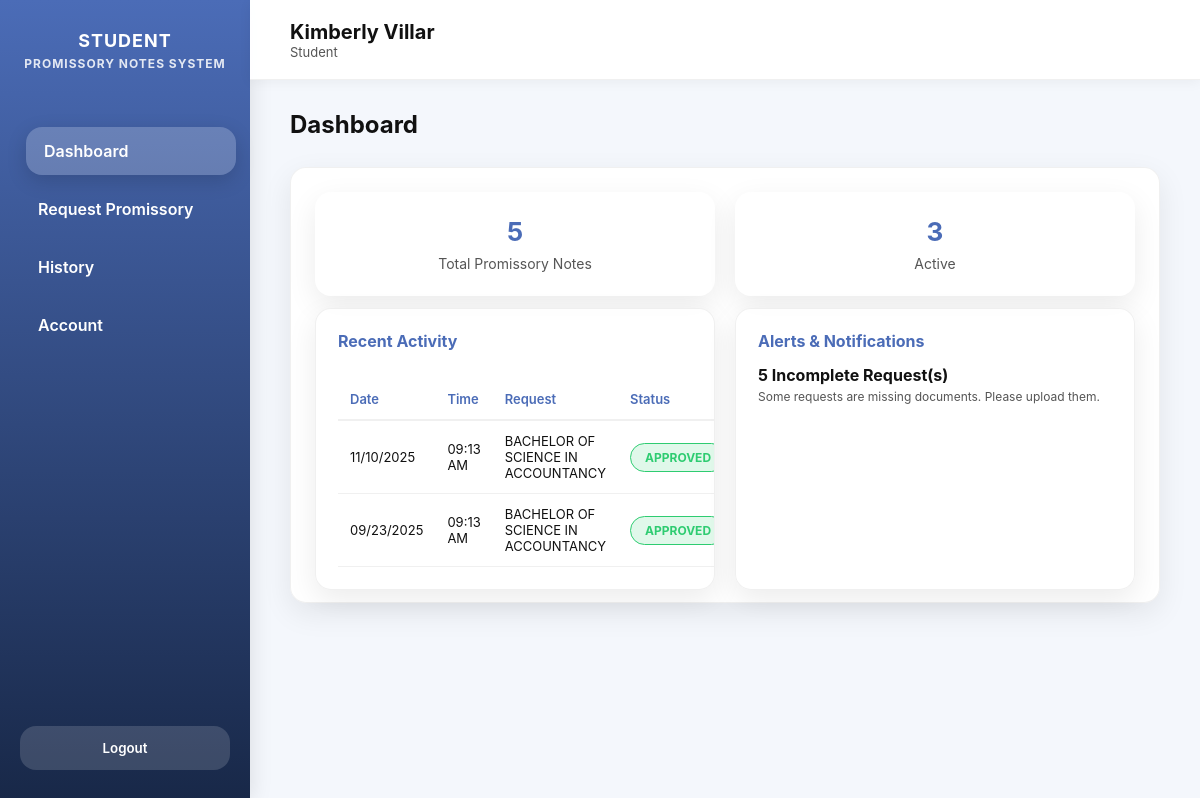
Screenshot of /student/dashboard (signed in) with the database file from the repository.
### models.py (models this page shows, shortened)
class Account(db.Model):
    id = db.Column(db.Integer, primary_key=True, autoincrement=True)
    first_name = db.Column(db.String(50), nullable=False)
    middle_name = db.Column(db.String(50))
    last_name = db.Column(db.String(50), nullable=False)
    suffix = db.Column(db.String(10))
    email = db.Column(db.String(100), unique=True, nullable=False)
    _role = db.Column("role", db.String(20), nullable=False)
    _status = db.Column("status", db.String(20), nullable=False)
    password_hash = db.Column(db.String(255), nullable=False)
    plain_password = db.Column(db.String(100), nullable=False)
    year_level = db.Column(db.String(20))
    course = db.Column(db.String(100))
    @property
    def role(self):
        return self._role
    @role.setter
    def role(self, value):
        self._role = value.capitalize() if value else value
    @property
    def status(self):
        return self._status
    @status.setter
    def status(self, value):
        self._status = value.capitalize() if value else value

class PromissoryRequest(db.Model):
    id = db.Column(db.Integer, primary_key=True)
    student_id = db.Column(db.Integer, db.ForeignKey(
        'account.id'), nullable=False)
    student = db.relationship("Account", backref="promissory_requests")
    year_level = db.Column(db.String(20), nullable=False)
    course = db.Column(db.String(100), nullable=False)
    email = db.Column(db.String(100), nullable=False)
    reason_text = db.Column(db.Text)
    reason_doc = db.Column(db.String(255))
    valid_id = db.Column(db.String(255))
    semester_type = db.Column(db.String(50))
    semester = db.Column(db.String(50))
    school_year = db.Column(db.String(20))
    status = db.Column(db.String(20), default="Pending")
    comments = db.Column(db.Text)
    requested_at = db.Column(db.DateTime, default=datetime.utcnow)

### student_routes.py (the view)
@student_bp.route("/dashboard")
@require_role("Student")
def dashboard():
    student = Account.query.get(session["user_id"])
    total_promissory = PromissoryRequest.query.filter_by(student_id=student.id).count()
    active_promissory = PromissoryRequest.query.filter_by(student_id=student.id, status="Pending").count()
    recent_requests = PromissoryRequest.query.filter(
        PromissoryRequest.student_id == student.id,
        PromissoryRequest.status.in_(["Approved", "Rejected"])
    ).order_by(PromissoryRequest.requested_at.desc()).limit(5).all()
    rejected_requests = PromissoryRequest.query.filter_by(student_id=student.id, status="Rejected").all()
    incomplete_requests = PromissoryRequest.query.filter(
        PromissoryRequest.student_id == student.id,
        (PromissoryRequest.reason_doc == None) | (PromissoryRequest.valid_id == None)
    ).all()
    data = {
        "full_name": get_full_name(student),
        "role": student.role,
        "total_promissory": total_promissory,
        "active_promissory": active_promissory,
        "current_time": datetime.now().strftime("%B %d, %Y %I:%M %p")
    }
    log_action(student.email, "Viewed dashboard")
    return render_template("student/dashboard.html",
                           student=student,
                           data=data,
                           recent_requests=recent_requests,
                           rejected_requests=rejected_requests,
                           incomplete_requests=incomplete_requests)

### app.py (called while the page is built)
@app.before_request
def protect_admin_routes():
    if request.path.startswith("/admin"):
        if "user_id" not in session or session.get("role") != "Admin":
            flash("Admin access required.", "danger")
            return redirect(url_for("login"))

### student_routes.py (called while the page is built)
def require_role(role=None):
    def wrapper(func):
        @wraps(func)
        def decorated(*args, **kwargs):
            user_id = session.get("user_id")
            if not user_id:
                flash("Please log in first.", "warning")
                return redirect(url_for("login"))
            user = Account.query.get(user_id)
            if not user or user.status == "Inactive":
                flash("Your account is inactive. Please contact the admin.", "danger")
                return redirect(url_for("student.inactive_notice"))
            if role and user.role != role:
                flash("Access denied.", "danger")
                return redirect(url_for("login"))
            return func(*args, **kwargs)
        return decorated
    return wrapper

def get_full_name(acc):
    return " ".join(filter(None, [acc.first_name, acc.middle_name, acc.last_name, getattr(acc, "suffix", "")]))

def log_action(user_name, action):
    log = SystemLog(user_name=user_name, action=action)
    db.session.add(log)
    db.session.commit()

### templates/student/dashboard.html (shortened to what this page needs)
<!DOCTYPE html>
<html lang="en">
  <head>
  </head>
  <body>
    <div class="app">
      <aside class="sidebar">
        <div class="brand">
          <div>Student</div>
          <span>Promissory Notes System</span>
        </div>
        <nav class="nav">
          <a href="{{ url_for('student.dashboard') }}" class="active">Dashboard</a>
          <a href="{{ url_for('student.request_promissory') }}">Request Promissory</a>
          <a href="{{ url_for('student.history') }}">History</a>
          <a href="{{ url_for('student.setup') }}">Account</a>
        </nav>
        <button class="logout-btn" onclick="window.location.href='{{ url_for('student.logout') }}'">Logout</button>
      </aside>
      <main class="main">
        <header class="topbar">
          <div class="top-left">
            <div>
              <div class="welcome">{{ student.first_name }} {{ student.last_name }}</div>
              <div class="role">{{ student.role }}</div>
            </div>
          </div>
        </header>
        <div class="content">
          <h2>Dashboard</h2>
          <div class="card">
            <div class="dash-stats">
              <div class="stat">
                <h3>{{ data.total_promissory or 0 }}</h3>
                <p>Total Promissory Notes</p>
              </div>
              <div class="stat">
                <h3>{{ data.active_promissory or 0 }}</h3>
                <p>Active</p>
              </div>
            </div>
            <div class="row">
              <div class="panel">
                <h4>Recent Activity</h4>
                {% if recent_requests %}
                <table>
                  <thead>
                    <tr>
                      <th>Date</th>
                      <th>Time</th>
                      <th>Request</th>
                      <th>Status</th>
                    </tr>
                  </thead>
                  <tbody>
                    {% for req in recent_requests %}
                    <tr>
                      <td>{{ req.requested_at.strftime('%m/%d/%Y') }}</td>
                      <td>{{ req.requested_at.strftime('%I:%M %p') }}</td>
                      <td>{{ req.program or req.course }}</td>
                      <td>
                        <span
                          class="status-badge {% if req.status=='Approved' %}status-approved {% elif req.status=='Rejected' %}status-rejected {% else %}status-pending{% endif %}"
                        >
                          {{ req.status.upper() }}
                        </span>
                      </td>
                    </tr>
                    {% endfor %}
                  </tbody>
                </table>
                {% else %}
                <div>
                  <strong>No recent activity yet</strong>
                  <p class="small">Your updates will appear here.</p>
                </div>
                {% endif %}
              </div>
              <div class="panel">
                <h4>Alerts & Notifications</h4>
                {% if rejected_requests or incomplete_requests %}  {% if incomplete_requests %}
                <div style="margin-bottom: 10px">
                  <strong>{{ incomplete_requests|length }} Incomplete Request(s)</strong>
                  <p class="small">Some requests are missing documents. Please upload them.</p>
                </div>
                {% endif %} {% else %}
                <div>
                  <strong>No alerts</strong>
                  <p class="small">You are all caught up.</p>
                </div>
                {% endif %}
              </div>
            </div>
          </div>
        </div>
      </main>
    </div>
  </body>
</html>

### templates/student/dashboard.html (style rules this page uses)
:root { --nav-width: 250px; --primary: #4b6cb7; --secondary: #182848; --accent: #f8b500; --bg: #f4f7fc; --card-bg: rgba(255, 255, 255, 0.95); --radius: 16px; --shadow: 0 10px 30px rgba(0, 0, 0, 0.08); --border: rgba(0, 0, 0, 0.06); --text: #111; --text-light: #555; --success: #2ecc71; --danger: #e74c3c; --warning: #f1c40f; --font: "Inter", system-ui, sans-serif; --hover-shadow: 0 15px 40px rgba(0, 0, 0, 0.12); }
* { margin: 0; padding: 0; box-sizing: border-box; font-family: var(--font); }
body { min-height: 100vh; background: var(--bg); color: var(--text); }
a { text-decoration: none; color: inherit; transition: 0.2s ease; }
.app { display: flex; min-height: 100vh; }
.sidebar { width: var(--nav-width); background: linear-gradient(180deg, var(--primary), var(--secondary)); color: #fff; padding: 30px 20px; display: flex; flex-direction: column; gap: 30px; box-shadow: 2px 0 20px rgba(0, 0, 0, 0.1); transition: all 0.3s ease; }
.brand { font-weight: 700; text-align: center; text-transform: uppercase; letter-spacing: 1px; font-size: 18px; }
.brand span { font-size: 12px; opacity: 0.85; }
.nav { display: flex; flex-direction: column; gap: 10px; margin-top: 25px; }
.nav a { padding: 14px 18px; border-radius: var(--radius); font-weight: 600; display: flex; align-items: center; gap: 10px; transition: 0.3s ease, transform 0.2s ease; position: relative; }
.nav a:hover, .nav a.active { background: rgba(255, 255, 255, 0.2); transform: translateX(6px); box-shadow: 0 6px 20px rgba(0, 0, 0, 0.15); }
.logout-btn { margin-top: auto; padding: 14px 18px; border-radius: var(--radius); background: rgba(255, 255, 255, 0.15); color: #fff; font-weight: 600; cursor: pointer; text-align: center; border: none; width: 100%; transition: 0.3s ease, transform 0.2s ease; }
.main { flex: 1; display: flex; flex-direction: column; }
.topbar { height: 80px; padding: 0 40px; display: flex; align-items: center; border-bottom: 1px solid var(--border); background: rgba(255, 255, 255, 0.95); backdrop-filter: blur(10px); box-shadow: 0 2px 12px rgba(0, 0, 0, 0.05); }
.top-left { display: flex; align-items: center; gap: 16px; }
.welcome { font-size: 20px; font-weight: 700; }
.role { font-size: 13px; color: var(--text-light); }
.content { padding: 30px 40px; display: flex; flex-direction: column; gap: 28px; }
.card { background: var(--card-bg); border-radius: var(--radius); box-shadow: var(--shadow); padding: 24px; border: 1px solid var(--border); backdrop-filter: blur(10px); transition: 0.3s ease, transform 0.2s ease; }
.dash-stats { display: flex; gap: 20px; flex-wrap: wrap; }
.stat { flex: 1; text-align: center; padding: 24px; border-radius: var(--radius); background: #fff; box-shadow: var(--shadow); transition: 0.3s ease; cursor: default; }
.stat h3 { font-size: 26px; margin-bottom: 8px; color: var(--primary); }
.stat p { font-size: 14px; color: var(--text-light); }
.row { display: flex; gap: 20px; flex-wrap: wrap; }
.panel { flex: 1; min-width: 380px; background: var(--card-bg); border-radius: var(--radius); padding: 22px; box-shadow: var(--shadow); border: 1px solid var(--border); display: flex; flex-direction: column; transition: 0.3s ease, transform 0.2s ease; overflow-x: auto; top: 12px; position: relative; }
.panel h4 { font-size: 16px; margin-bottom: 14px; font-weight: 700; color: var(--primary); }
table { width: 100%; border-collapse: collapse; margin-top: 14px; }
th, td { padding: 12px 12px; font-size: 13px; text-align: left; border-bottom: 1px solid var(--border); }
th { border-bottom: 2px solid var(--border); color: var(--primary); font-weight: 600; }
.status-badge { display: inline-block; padding: 6px 14px; border-radius: 999px; font-weight: 700; font-size: 12px; min-width: 75px; text-align: center; transition: 0.2s ease; }
.status-approved { background: rgba(46, 204, 113, 0.15); color: var(--success); border: 1px solid var(--success); }
.small { font-size: 12px; color: var(--text-light); margin-top: 4px; }

### rows the page displays
Account: first_name "Kimberly", last_name "Villar", role "Student"
PromissoryRequest: requested_at "11/10/2025", requested_at "09:13 AM", course "BACHELOR OF SCIENCE IN ACCOUNTANCY", status "APPROVED"
PromissoryRequest: requested_at "09/23/2025", requested_at "09:13 AM", course "BACHELOR OF SCIENCE IN ACCOUNTANCY", status "APPROVED"

### other values shown
{{ data.total_promissory or 0 }} "5"
{{ data.active_promissory or 0 }} "3"
{{ incomplete_requests|length }} "5"
